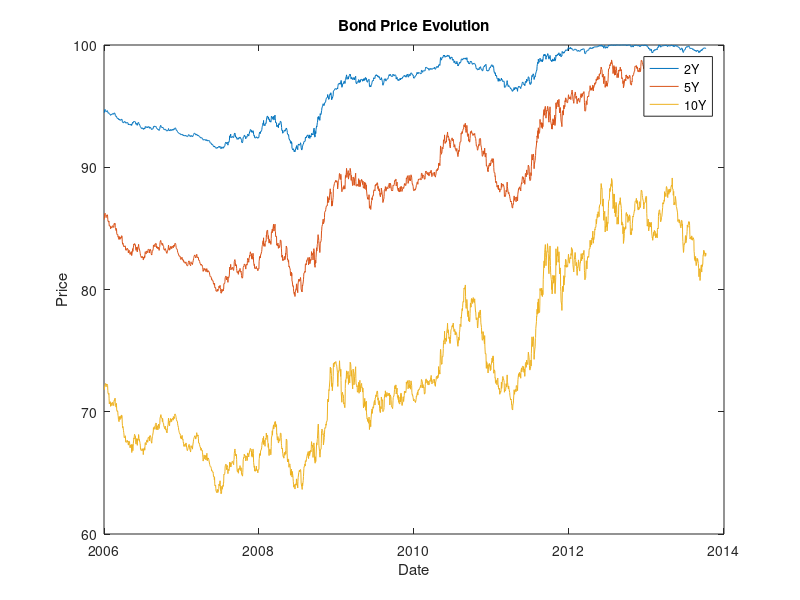
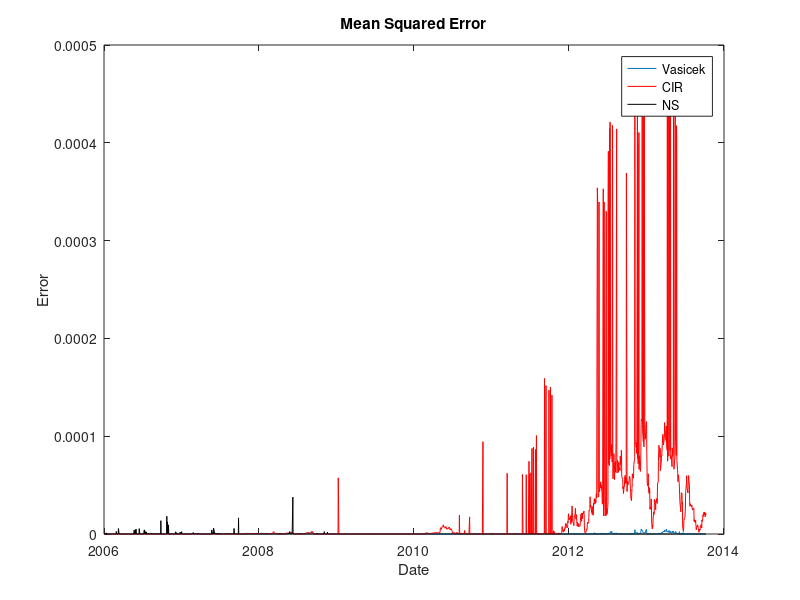
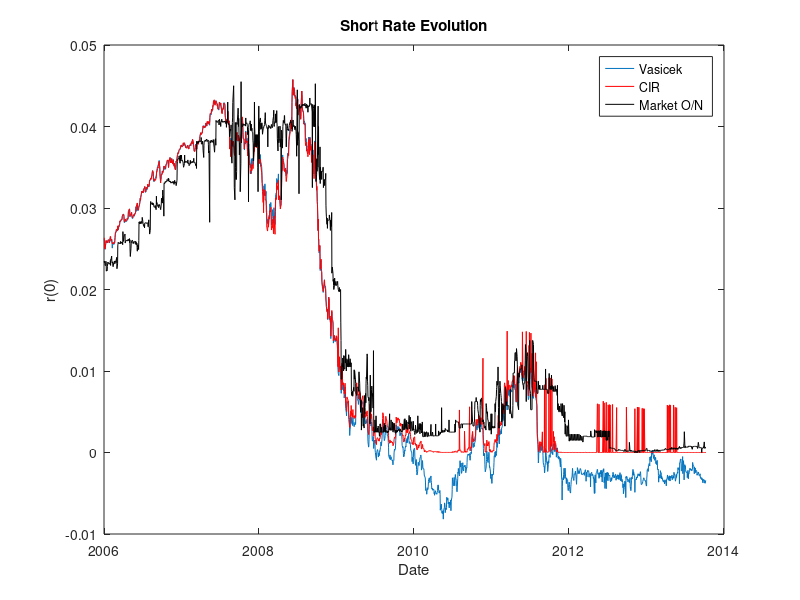
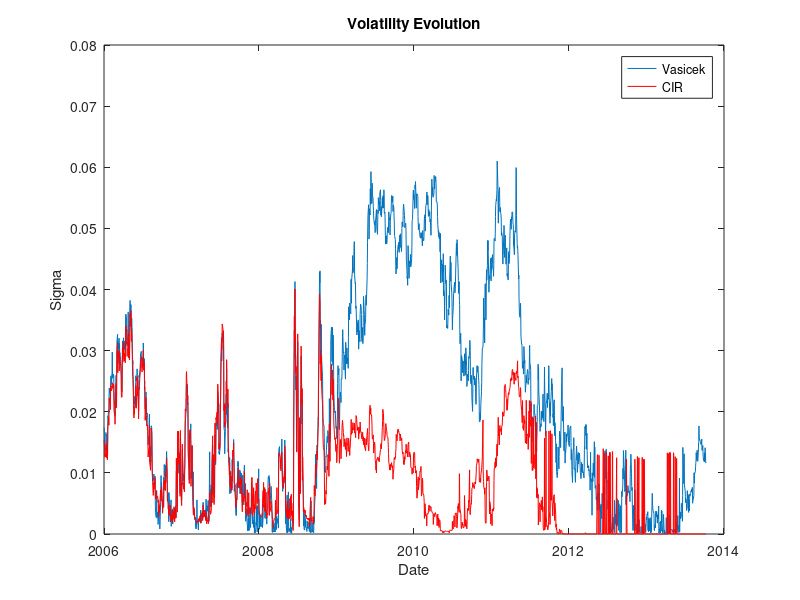

Write the MATLAB code that produced these figures, in order.
close all;
clc;
clear;

load results;
%load data;

tic
%[paramV, errsV] = optimVasicek(T,zprices);
toc

tic
%[paramC, errsC] = optimCIR(T,zprices);
toc

tic
%[paramNS, errsNS] = optimNS(T,zprices);
toc

figure
plot(dates, 100*zprices);
datetick('x')
xlabel('Date')
ylabel('Price')
title('Bond Price Evolution')
legend('2Y','5Y','10Y', 'Location','Best')

figure
plot(dates,errsV/3)
hold on
plot(dates,errsC/3,'r')
plot(dates,errsNS/3,'k')
datetick('x')
xlabel('Date')
ylabel('Error')
title('Mean Squared Error')
legend('Vasicek','CIR','NS','Location','Best')

meanErrorV = mean(errsV/3)
meanErrorCIR = mean(errsC/3)

figure
plot(dates, paramV(:,3))
hold on;
plot(dates, paramC(:,3),'r')
plot(dates, rON/100,'k')
datetick('x')
hold off
xlabel('Date')
ylabel('r(0)')
title('Short Rate Evolution')
legend('Vasicek','CIR','Market O/N', 'Location','Best')

figure
plot(dates, paramV(:,4))
hold on;
plot(dates, paramC(:,4).*sqrt(paramC(:,3)),'r')
datetick('x')
hold off
xlabel('Date')
ylabel('Sigma')
title('Volatility Evolution')
legend('Vasicek','CIR', 'Location','Best')

figure
plot(dates, paramV(:,2)./paramV(:,1))
hold on;
plot(dates, paramC(:,2),'r')
datetick('x')
hold off
xlabel('Date')
ylabel('Long Term Rate')
title('Long Term Rate Evolution')
legend('Vasicek','CIR', 'Location','Best')

figure;
paramNS_ = paramNS;
for j = 1:4
  for i = 2:2027
    if (abs(paramNS_(i,j)-paramNS_(i-1,j))>10)
      paramNS_(i,j) = paramNS_(i-1,j);
    end
  end
  subplot(2,2,j);
  plot(dates,paramNS_(:,j));
  datetick('x')
  xlabel('Date')
end

